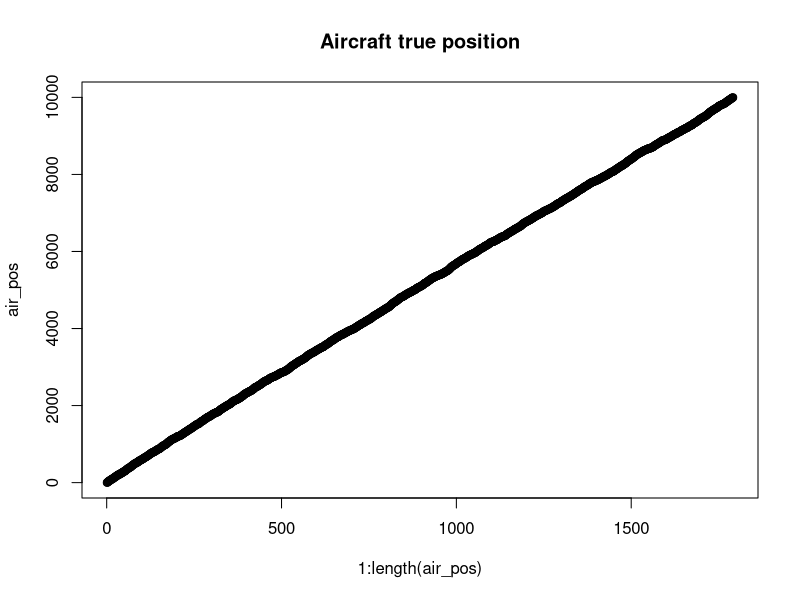
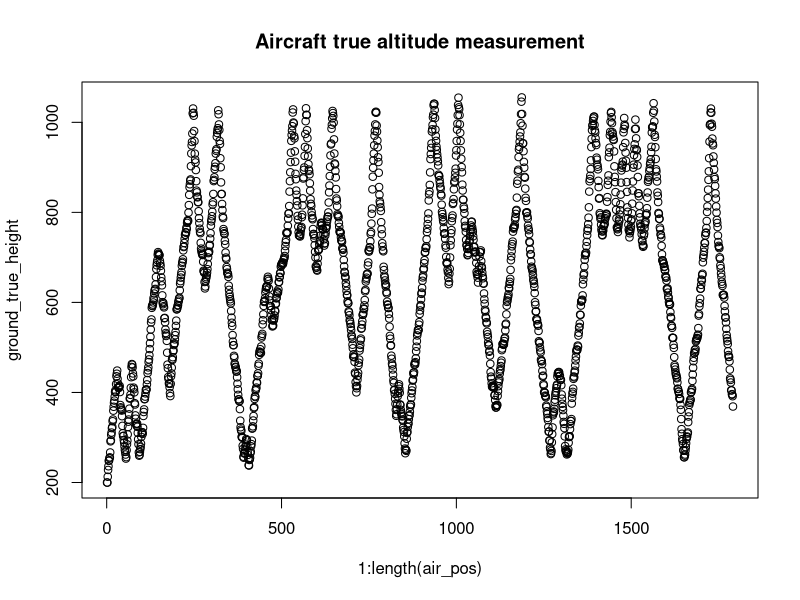

Recreate these plots in R, in order.
## ---- chunk 1
knitr::opts_chunk$set(echo = TRUE)
## ---- chunk 2
min_v <- 1
max_v <- 10
aircraft_height <- 12000
## ---- chunk 3
set.seed(12345)
dataset <- read.csv("terrain.csv")$x # TODO: read from data
cur_x <- 1
max_x <- length(dataset)
air_pos <- numeric()
while (cur_x <= max_x) {
    air_pos <- append(air_pos, c(cur_x)) # dynamic append
    cur_x <- cur_x + sample(min_v:max_v, 1)
}
ground_true_height <- dataset[air_pos]
## ---- chunk 4
plot(1:length(air_pos), air_pos, main = "Aircraft true position")
plot(1:length(air_pos), ground_true_height, main = "Aircraft true altitude measurement")
